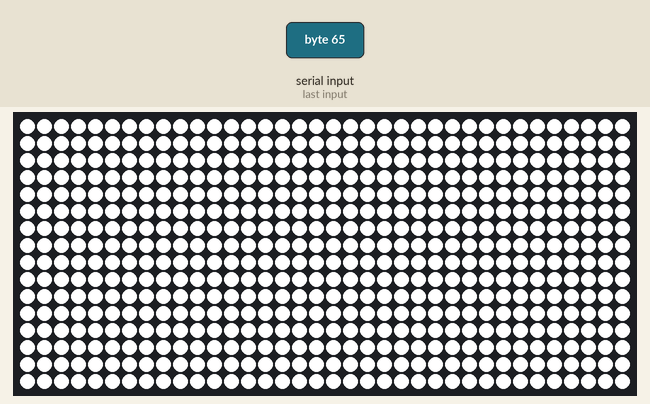
Bench run of a sketch on a simulated Arduino Uno, built with avr-gcc and run on an emulated ATmega328P. Parts: 36×16 RGB LED matrix (first LED top left, wired row by row). The inputs (shaded band) are chosen by the test bench. What the sketch prints to the serial monitor is not drawn.

1.3 s: byte 65 (0x41) received over Serial
Above: at 2.0 s.
2.8 s: byte 5 (0x05) received over Serial
Timing chart, 0 to 5.8 s (numbered marks = the images above; inputs shaded):
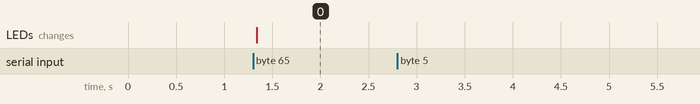

Measured:
- after the input at 1.3 s, the LEDs: change at once (image 0)
- after the input at 2.8 s, every drawn part: stays the same

The sketch:

LMCSHD_Test.ino
```cpp
#include <FastLED.h>
#define WIDTH 36
#define HEIGHT 16
#define LED_PIN 2

const int NUM_LEDS = WIDTH * HEIGHT;

CRGB leds[NUM_LEDS];

void setup()
{
  FastLED.addLeds<WS2812B, LED_PIN, GRB>(leds, NUM_LEDS);
  Serial.begin(115200);
  leds[0].r = 100;
  FastLED.show();
}

void loop()
{
  switch(Serial.read()) //read header from LMCSDH
  {
    case 0x05: //request for matrix definition
      Serial.println(WIDTH);
      Serial.println(HEIGHT);
      break;

    case 0x41: //frame data
      //Serial.readBytes((char*)leds, NUM_LEDS * 3);
      for (int i = 0; i < NUM_LEDS; i++){
        leds[i].r = Serial.read();
        leds[i].g = Serial.read();
        leds[i].b = Serial.read();
      }
      FastLED.show();
      Serial.write(0x06); //acknowledge
      break;
  }
}
```
